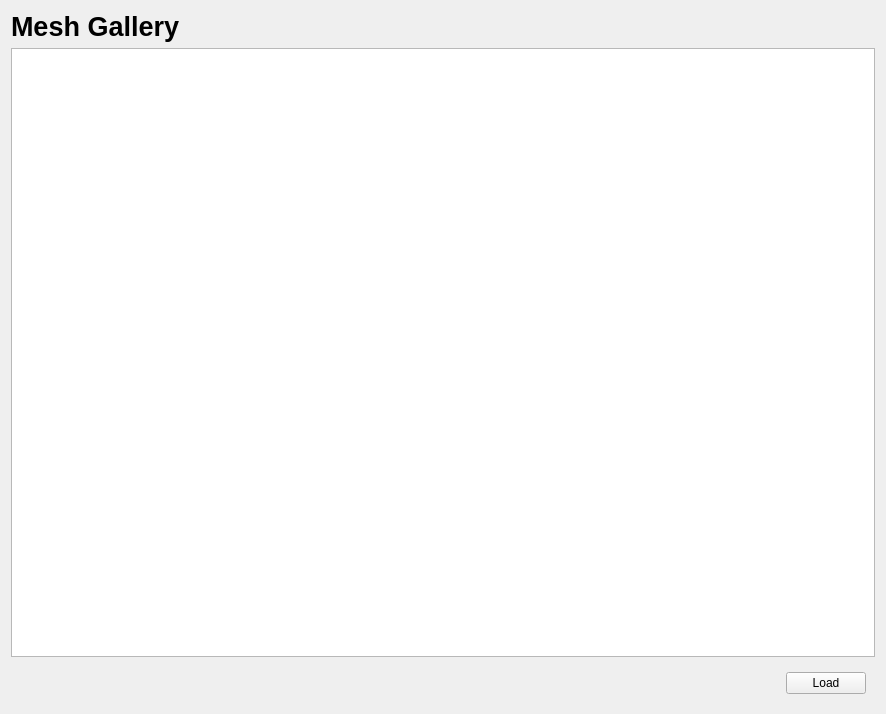
<?xml version="1.0" encoding="UTF-8"?>
<ui version="4.0">
 <class>Form</class>
 <widget class="QWidget" name="Form">
  <property name="geometry">
   <rect>
    <x>0</x>
    <y>0</y>
    <width>886</width>
    <height>714</height>
   </rect>
  </property>
  <property name="windowTitle">
   <string>Form</string>
  </property>
  <layout class="QVBoxLayout" name="verticalLayout">
   <item>
    <widget class="QLabel" name="label">
     <property name="font">
      <font>
       <pointsize>20</pointsize>
       <weight>75</weight>
       <bold>true</bold>
      </font>
     </property>
     <property name="text">
      <string>Mesh Gallery</string>
     </property>
    </widget>
   </item>
   <item>
    <widget class="QTableWidget" name="tbl_gallery">
     <property name="sizeAdjustPolicy">
      <enum>QAbstractScrollArea::AdjustToContentsOnFirstShow</enum>
     </property>
     <property name="selectionMode">
      <enum>QAbstractItemView::SingleSelection</enum>
     </property>
     <property name="rowCount">
      <number>0</number>
     </property>
     <property name="columnCount">
      <number>4</number>
     </property>
     <attribute name="horizontalHeaderVisible">
      <bool>false</bool>
     </attribute>
     <attribute name="horizontalHeaderHighlightSections">
      <bool>false</bool>
     </attribute>
     <attribute name="horizontalHeaderStretchLastSection">
      <bool>false</bool>
     </attribute>
     <attribute name="verticalHeaderVisible">
      <bool>false</bool>
     </attribute>
     <attribute name="verticalHeaderHighlightSections">
      <bool>false</bool>
     </attribute>
     <column/>
     <column/>
     <column/>
     <column/>
    </widget>
   </item>
   <item>
    <widget class="QWidget" name="widget" native="true">
     <layout class="QHBoxLayout" name="horizontalLayout">
      <item>
       <spacer name="horizontalSpacer">
        <property name="orientation">
         <enum>Qt::Horizontal</enum>
        </property>
        <property name="sizeHint" stdset="0">
         <size>
          <width>40</width>
          <height>20</height>
         </size>
        </property>
       </spacer>
      </item>
      <item>
       <widget class="QPushButton" name="pb_load">
        <property name="text">
         <string>Load</string>
        </property>
       </widget>
      </item>
     </layout>
    </widget>
   </item>
  </layout>
 </widget>
 <resources/>
 <connections/>
</ui>
